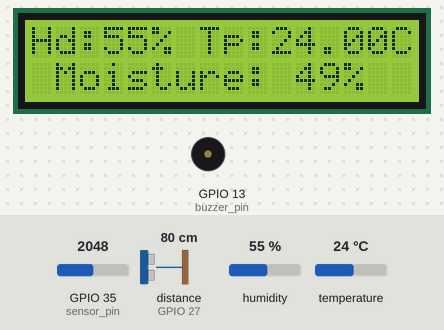
Bench run of a sketch on a simulated ESP32. Shown: 16×2 character LCD, buzzer (waves = sounding, pin HIGH). Wiring (inferred from the names in the program): ultrasonic range finder: trigger GPIO 26; echo GPIO 27. The test bench sets the inputs (shaded band); at power-on: GPIO 35 (sensor_pin) = 2048, distance to the obstacle (sensor on GPIO 27) 80 cm, humidity 55 %, temperature 24 °C. The echo pulse lasts 58.3 µs per cm; WiFi joins after 1.5 s; servers stay silent unless stated; pins used as bus, display or sensor lines are not drawn; what the sketch prints to the serial monitor is not drawn.

Above: at 3.2 s.
3.3 s: GPIO 35 (sensor_pin) set to 3633
At 5.0 s:
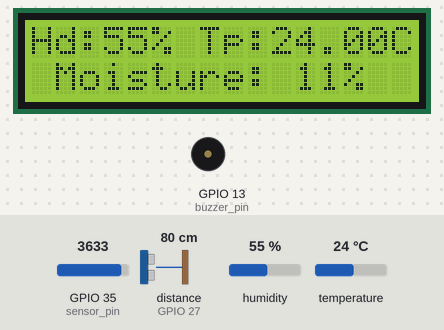
5.3 s: GPIO 35 (sensor_pin) set to 3726
At 6.6 s:
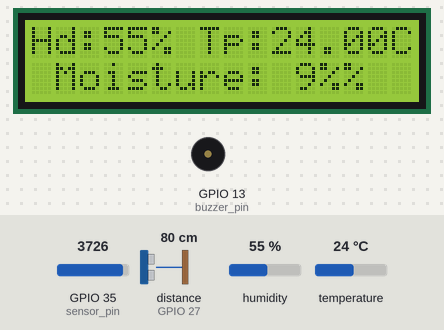
7.8 s: distance to the obstacle (sensor on GPIO 27) set to 29 cm
10.0 s: distance to the obstacle (sensor on GPIO 27) set to 24 cm
At 11.0 s:
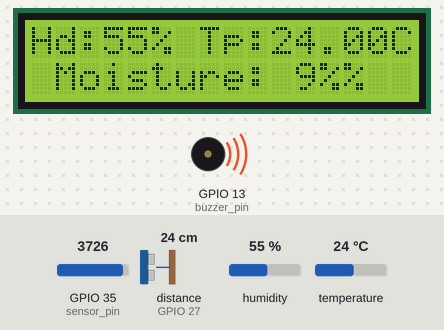
11.8 s: humidity set to 22 %
At 13.5 s:
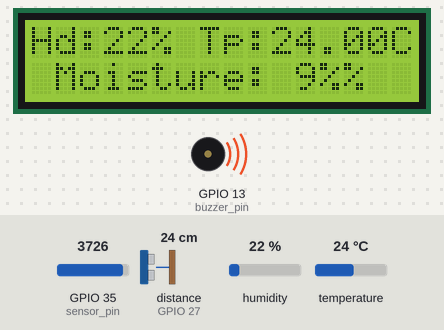
14.0 s: GPIO 35 (sensor_pin) set to 2866
At 16.0 s:
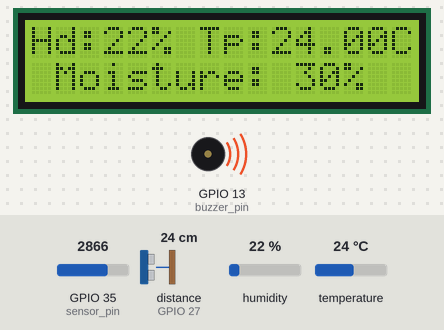
Timing chart, 0 to 17.5 s (numbered marks = the images above; inputs shaded):
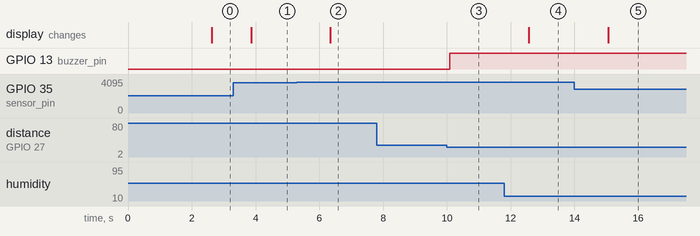

The sketch:

code.ino
```cpp
#include <LiquidCrystal_I2C.h>
#include <DHT_U.h>

#define DHTPIN 32
#define DHTTYPE DHT11
DHT dht(DHTPIN, DHTTYPE);

LiquidCrystal_I2C lcd(0x27, 16, 2);

//vairables of ultrasonic sensor
#define trigger_pin  26
#define echo_pin  27

// variables for buzzer
#define buzzer_pin 13

// variables for moisture sensor
int m,sensor_analog;
const int sensor_pin = 35;  /* Soil moisture sensor O/P pin */


#ifdef __cplusplus
extern "C" {
#endif
  uint8_t temprature_sens_read();
#ifdef __cplusplus
}
#endif
uint8_t temprature_sens_read();
#include <WiFi.h>

String apiKey = "J6R4M5R6VKITS2ZC";  //  Enter your Write API key from ThingSpeak
const char *ssid = "Islington-College";         // replace with your wifi ssid and wpa2 key
const char *pass = "I$LiNGT0N2023";
const char *server = "api.thingspeak.com";
WiFiClient client;

void setup() {
  Serial.begin(115200);
  Serial.println(F("DHTxx test!"));

  dht.begin();

  //setting up the lcd display
  lcd.init();
  lcd.backlight();

  //setting up the ultrasonic sensor
  pinMode (trigger_pin, OUTPUT);
  pinMode (echo_pin, INPUT);

  // setting up the buzzer
  pinMode (buzzer_pin, OUTPUT);

  //things speak code
  Serial.println("Connecting to ");
  Serial.println(ssid);
  WiFi.begin(ssid, pass);
  while (WiFi.status() != WL_CONNECTED) {
    delay(500);
    Serial.print(".");
  }
  Serial.println("");
  Serial.println("WiFi connected");

}

void loop() {
  // Wait a few seconds between measurements.
  delay(1000);

  // Reading temperature or humidity takes about 250 milliseconds!
  // Sensor readings may also be up to 2 seconds 'old' (its a very slow sensor)
  int h = dht.readHumidity();
  // Read temperature as Celsius (the default)
  float t = dht.readTemperature();
  // Read temperature as Fahrenheit (isFahrenheit = true)
  float f = dht.readTemperature(true);

  // red moisture sensor
  sensor_analog = analogRead(sensor_pin);
  m = ( 100 - ( (sensor_analog/4095.00) * 100 ) );

  // Check if any reads failed and exit early (to try again).
  if (isnan(h) || isnan(t) || isnan(f)) {
    Serial.println(F("Failed to read from DHT sensor!"));
    return;
  }


  //printing in serial monitor
  Serial.print(F("Humidity: "));
  Serial.print(h);
  Serial.print(F("%  Temperature: "));
  Serial.print(t);
  Serial.print(F("°C "));
  Serial.print("  Moisture: ");
  Serial.print(m);
  Serial.println("%");


  //printing in lcd display
  lcd.print("Hd:");
  lcd.print(h);
  lcd.print("%");
  lcd.print(" Tp:");
  lcd.print(t);
  lcd.print("C");
  lcd.setCursor(0, 1);
  lcd.print(" Moisture: ");
  lcd.print(m);
  lcd.print("%");
  lcd.setCursor(0, 0);

  //ultrasonic sensor code
  digitalWrite (trigger_pin, HIGH);
  delayMicroseconds (10);
  digitalWrite (trigger_pin, LOW);
  int time = pulseIn (echo_pin, HIGH);
  int distance = (time * 0.034) / 2;

  // buzzer code
  if (distance <= 25)
        {
        digitalWrite (buzzer_pin, HIGH);   // make this HIGH------------------------------------
        }

  else {
        digitalWrite (buzzer_pin, LOW);
  }


  if (client.connect(server, 80))             //   "184.106.153.149" or api.thingspeak.com
  {

    String postStr = apiKey;
    postStr += "&field1=";
    postStr += String(h);
    postStr += "&field2=";
    postStr += String(t);
    postStr += "&field3=";
    postStr += String(m);
    postStr += "\r\n\r\n";

    client.print("POST /update HTTP/1.1\n");
    client.print("Host: api.thingspeak.com\n");
    client.print("Connection: close\n");
    client.print("X-THINGSPEAKAPIKEY: " + apiKey + "\n");
    client.print("Content-Type: application/x-www-form-urlencoded\n");
    client.print("Content-Length: ");
    client.print(postStr.length());
    client.print("\n\n");
    client.print(postStr);

    Serial.println("%. Send to Thingspeak.");
    // client.stop(); -------------------------------------------this has been edited
    Serial.println("Waiting...");
  }
}
```

Measured:
- the behaviour switches between 3685 and 3686 on GPIO 35 (sensor_pin) (found by bisection; images 1 and 2)
- the behaviour switches between 27 and 26 cm on distance to the obstacle (sensor on GPIO 27) (found by bisection; images 2 and 3)
- after the input at 3.3 s, the display: changes after 0.56 s (image 1)
- after the input at 5.3 s, the display: changes after 1.1 s (image 2)
- after the input at 7.8 s, every drawn part: stays the same
- after the input at 10.0 s, GPIO 13 (buzzer_pin): LOW → HIGH after 0.09 s
- after the input at 11.8 s, the display: changes after 0.78 s (image 4)
- after the input at 14.0 s, the display: changes after 1.1 s (image 5)
